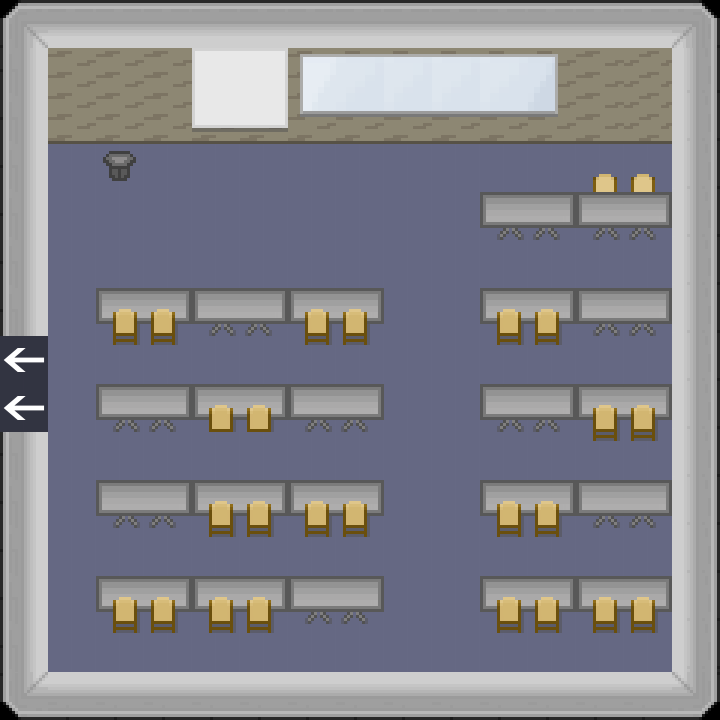

Below is a game level as drawn by its tile map, then a one-line description and the .tmx that defines it (tile-layer data replaced by summaries):
An orthogonal 15x15 tile map with 48x48 px tiles, 6 tile layers (floor 1, floor 2, map-transition, Murs, ...).

<map version="1.0" orientation="orthogonal" width="15" height="15" tilewidth="48" tileheight="48">
 <tileset firstgid="1" name="tilesheet" tilewidth="48" tileheight="48">
  <image source="../img/tilesheet.png" width="960" height="1820" />
 </tileset>
 <layer name="floor 1" width="15" height="15">
  <data>[225 cells, 221 non-empty, 1 distinct tile ids]</data>
 </layer>
 <layer name="floor 2" width="15" height="15">
  <data>[225 cells, 22 non-empty, 2 distinct tile ids]</data>
 </layer>
 <layer name="map-transition" width="15" height="15">
  <data>[225 cells, 4 non-empty, 2 distinct tile ids]</data>
 </layer>
 <layer name="Murs" width="15" height="15">
  <data>[225 cells, 80 non-empty, 12 distinct tile ids]</data>
 </layer>
 <layer name="Objets" width="15" height="15">
  <data>[225 cells, 51 non-empty, 13 distinct tile ids]</data>
 </layer>
 <layer name="Objets 2" width="15" height="15">
  <data>[225 cells, 12 non-empty, 6 distinct tile ids]</data>
 </layer>
</map>
